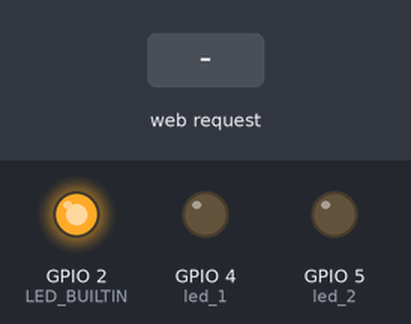
This sketch was run on a simulated ESP8266 (NodeMCU). On the bench: output pins drawn as LEDs (lit = HIGH, except the on-board LED, lit = LOW). The inputs (shaded band) are chosen by the test bench. WiFi joins after 1.5 s; servers stay silent unless stated; what the sketch prints to the serial monitor is not drawn.

Above: at 2.7 s.
2.8 s: HTTP request GET /LED=ON received
At 3.5 s:
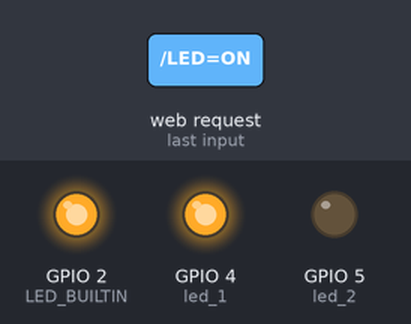
4.3 s: HTTP request GET /LED2=ON received
At 4.6 s:
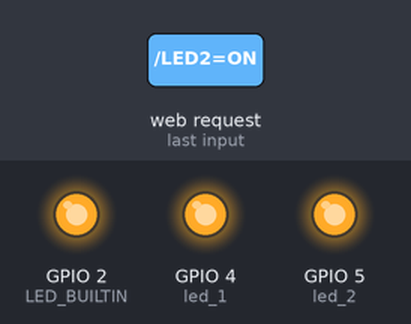
5.8 s: HTTP request GET /LED=OFF received
At 7.0 s:
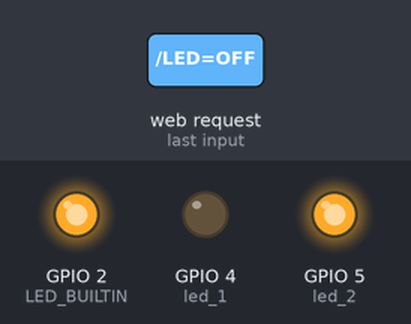
7.3 s: HTTP request GET /LED2=OFF received
At 8.1 s:
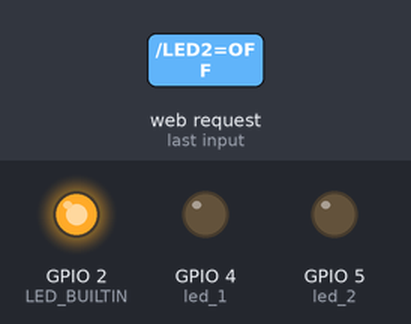
Timing chart, 0 to 9.8 s (numbered marks = the images above; inputs shaded):
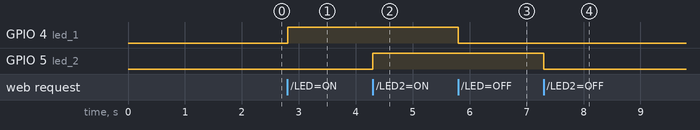

Measured:
- after the input at 2.8 s, GPIO 4 (led_1): LOW → HIGH at once
- after the input at 4.3 s, GPIO 5 (led_2): LOW → HIGH at once
- after the input at 5.8 s, GPIO 4 (led_1): HIGH → LOW at once
- after the input at 7.3 s, GPIO 5 (led_2): HIGH → LOW at once

The sketch:

iot_esp8266_backup.ino
```cpp
#include <ESP8266WiFi.h>
//PAGINA HTML
#include "pagina.h"

const char* ssid = "casa.exe";
const char* password = "CASA896969nil";

//IP FIXO PARA O NODEMCU
IPAddress ip(192,168,0,144);
IPAddress gateway(192,168,1,1);
IPAddress subnet(255,255,255,0);

WiFiServer server(80);

#define led_1 4
#define led_2 5

bool led1Status = true;
bool led2Status = true;
//String StatusLED1 = "";
//String StatusLED2 = "";

// DECLARAÇÃO DE FUNÇÕES
void conectaWifi();
void requisicao(String);


void conectaWifi(){
WiFi.begin(ssid, password);
WiFi.config(ip, gateway, subnet);

while (WiFi.status() != WL_CONNECTED) {
    delay(500);
    Serial.print(".");
  }
 Serial.println("");
 Serial.print("Conectado a rede sem fio ");
 Serial.println(ssid);
 server.begin();
 Serial.println("Servidor Iniciado");

 Serial.print("IP para se conectar: ");
 Serial.print("http://");
 Serial.println(WiFi.localIP());

 Serial.println("");
 Serial.println("");
 Serial.print("conectando a: ");
 Serial.print(ssid);
}

 void requisicao(String request){

 if(request.indexOf("/LED=ON") != -1)
 {
  led1Status = true;
  digitalWrite(led_1, led1Status);
  //StatusLED1 = "Lâmpada 1 - Ligada";
  //Serial.println(StatusLED1);
 }

  else if(request.indexOf("/LED=OFF") != -1)
 {
  led1Status = false;
  digitalWrite(led_1, led1Status);
  //StatusLED1 = "Lâmpada 1 - Desligada";
  //Serial.println(StatusLED1);
 }
  else if(request.indexOf("/LED2=ON") != -1)
 {
  led2Status = true;
  digitalWrite(led_2, led2Status);
  //StatusLED2 = "Lâmpada 2 - Ligada";
  //Serial.println(StatusLED2);
 }

  else if(request.indexOf("/LED2=OFF") != -1)
 {
  led2Status = false;
  digitalWrite(led_2, led2Status);
  //StatusLED2 = "Lâmpada 2 - Desligada";
  //Serial.println(StatusLED2);
 }
 }

// ***************** INÍCIO DO SETUP *************************

void setup(){

Serial.begin(115200);
delay(10);

pinMode(LED_BUILTIN, OUTPUT);
pinMode(led_1, OUTPUT);
pinMode(led_2, OUTPUT);

digitalWrite(led_1, !led1Status);
digitalWrite(led_2, !led2Status);

conectaWifi();
}

// ***************** FIM DO SETUP ***************************

// ***************** INÍCIO DO LOOP *************************

 void loop(){

 WiFiClient client = server.available();
 if (!client){
 return;
 }
 Serial.println("Novo cliente");
 while(!client.available()){
 delay(1);
}

String request = client.readStringUntil('\r');
requisicao(request);
Serial.println(request);

 client.flush();
 client.println("HTTP/1.1 200 OK");
 client.println("Content-Type: text/html");
 client.println("");
 client.println(pagina);


 client.println("<section>");
 client.println("<div class='item-head'>");
 client.println("<div class='titulo'>LED 1</div>");
 led1Status ? client.println("<div class='estado on'>on</div>") : client.println("<div class='estado off'>off</div>");
 client.println("</div>");
 client.println("<div class='acoes'>");
 client.println("<a href='/LED=ON' class='ligar'>ligar</a>");
 client.println("<a href='/LED=OFF' class='desligar'>desligar</a>");
 client.println("</div>");
 client.println("</section>");


 client.println("<section>");
 client.println("<div class='item-head'>");
 client.println("<div class='titulo'>LED 2</div>");
 led2Status ? client.println("<div class='estado on'>on</div>") : client.println("<div class='estado off'>off</div>");
 client.println("</div>");
 client.println("<div class='acoes'>");
 client.println("<a href='/LED2=ON' class='ligar'>ligar</a>");
 client.println("<a href='/LED2=OFF' class='desligar'>desligar</a>");
 client.println("</div>");
 client.println("</section>");

client.println("<section>");
client.println("<div class='item-head'>");
client.println("<div class='titulo'>Temperatura Ambiente</div>");
client.println("</div>");
client.println("<div class='acoes'>");
client.println("<div class='leitura'>23°C</div>");
client.println("</div>");
client.println("</section>");

 client.println(rodape);
 delay(1);

 Serial.println("Cliente desconectado");
 Serial.println("");

 request = "";
 }

// ***************** FIM DO LOOP ***************************
```

pagina.h
```cpp
const char pagina[] = R"=====(<!DOCTYPE html>
<html lang="pt-BR">

<head>
    <meta charset="UTF-8">
    <meta http-equiv="X-UA-Compatible" content="IE=edge">
    <meta name="viewport" content="width=device-width, initial-scale=1.0">
    <title>iot_semb2</title>

    <link rel="preconnect" href="https://fonts.googleapis.com">
    <link rel="preconnect" href="https://fonts.gstatic.com" crossorigin>
    <link href="https://fonts.googleapis.com/css2?family=Roboto:wght@300&display=swap" rel="stylesheet">

    <style>

        *{
            margin: 0;
            padding: 0;
            box-sizing: border-box;
            font-family: 'Roboto', sans-serif;
        }
        body{
            background-color: #dfdfdf;
        }

        header{
            width: 100%;
            background-color: #1c1e26;
            display: flex;
            align-items: center;
        }

        header .logo img{
            width: 100%;
            max-width: 300px;
        }

        header .title{
            color: white;
            font-size: 20px;
        }

        .container{
            width: 100%;
            max-width: 1300px;
            margin: 0 auto;
            display: flex;
        }

        section{
            background-color: #1c1e26;
            padding: 10px;
        }

        section .item-head{
            display: flex;
            justify-content: space-between;
            align-items: center;
        }

        section .titulo{
            color:white;
            font-weight: 20px;
        }

        section .estado{
            font-size: 13px;
            padding: 3px;
            text-transform: uppercase;
        }

        .on{
            background-color: rgb(0, 255, 0);
            color: black;
        }
        .off{
            background-color: red;
            color: white;
        }

        section .acoes {
            width: 100%;
            padding-top: 20px;
            display: flex;
            justify-content: space-between;
        }

        section .acoes .ligar {
            width: 50%;
            height: 40px;
            background-color: #28a745;
            display: flex;
            justify-content: center;
            align-items: center;
            text-decoration: none;
            font-size: 15px;
            text-transform: uppercase;
            color: white;
            margin-right: 10px;
            transition: all 0.2s;
        }

        section .acoes .ligar:hover{
            background-color: green;
        }

        section .acoes .desligar{
            width: 50%;
            height: 40px;
            background-color: red;
            display: flex;
            justify-content: center;
            align-items: center;
            text-decoration: none;
            font-size: 15px;
            text-transform: uppercase;
            color: white;
            transition: all 0.2s;
        }

        section .acoes .desligar:hover{
            background-color: rgb(196, 21, 21);
        }

        section .acoes .leitura{
            background-color: white;
            width: 100%;
            height: 40px;
            line-height: 40px;
            vertical-align: middle;
            text-align: center;
            font-size: 20px;
        }

        /*quando for pc*/
        @media (min-width: 700px){
            header{
                justify-content: space-between;
                padding: 20px 60px 20px 60px;
            }
            .container {
                justify-content: center;
                padding: 20px 40px 20px 40px;
                flex-wrap: wrap;
            }
            section{
                width: 30%;
                margin: 20px;
            }
        }


        /*quando for mobile*/
        @media (max-width: 700px){
            header{
                justify-content: center;
                flex-direction: column;
                align-items: center;
                padding: 30px 10px 20px 10px;

            }

            header .title {
            margin-top: 10px;
            }

            .container{
                padding: 20px;
                flex-direction: column;
                gap: 18px;
            }

            section{

                width: 100%;
                margin: 1px;
            }

        }

    </style>

</head>
<body>
    <header>
        <div class="logo">
            <img src="https://uploaddeimagens.com.br/images/004/300/053/original/logo1.png?1673820095" alt="smart home">
        </div>
        <div class="title">IOT with esp8266</div>
    </header>

    <div class="container">
)=====";

const char rodape[] = R"=====(</div>

    <footer>

    </footer>
</body>

</html>)=====";
```
